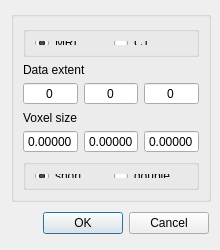
<?xml version="1.0" encoding="UTF-8"?>
<ui version="4.0">
 <class>DataDimension</class>
 <widget class="QDialog" name="DataDimension">
  <property name="geometry">
   <rect>
    <x>0</x>
    <y>0</y>
    <width>220</width>
    <height>250</height>
   </rect>
  </property>
  <property name="minimumSize">
   <size>
    <width>220</width>
    <height>250</height>
   </size>
  </property>
  <property name="maximumSize">
   <size>
    <width>220</width>
    <height>250</height>
   </size>
  </property>
  <property name="windowTitle">
   <string>DataDimension</string>
  </property>
  <property name="windowIcon">
   <iconset resource="imageregistration.qrc">
    <normaloff>:/Icon/icon/Screenshot.png</normaloff>:/Icon/icon/Screenshot.png</iconset>
  </property>
  <layout class="QGridLayout" name="gridLayout_2">
   <item row="0" column="0">
    <widget class="QGroupBox" name="SurfaceGroupBox">
     <property name="sizePolicy">
      <sizepolicy hsizetype="Fixed" vsizetype="Fixed">
       <horstretch>0</horstretch>
       <verstretch>0</verstretch>
      </sizepolicy>
     </property>
     <property name="minimumSize">
      <size>
       <width>200</width>
       <height>191</height>
      </size>
     </property>
     <property name="maximumSize">
      <size>
       <width>200</width>
       <height>191</height>
      </size>
     </property>
     <property name="autoFillBackground">
      <bool>true</bool>
     </property>
     <property name="styleSheet">
      <string notr="true"/>
     </property>
     <property name="title">
      <string/>
     </property>
     <layout class="QGridLayout" name="gridLayout">
      <item row="0" column="0">
       <widget class="QGroupBox" name="groupBox_7">
        <property name="title">
         <string/>
        </property>
        <layout class="QGridLayout" name="gridLayout_9">
         <item row="0" column="0">
          <widget class="QRadioButton" name="MRI">
           <property name="cursor">
            <cursorShape>PointingHandCursor</cursorShape>
           </property>
           <property name="text">
            <string>MRI</string>
           </property>
           <property name="checked">
            <bool>true</bool>
           </property>
          </widget>
         </item>
         <item row="0" column="1">
          <widget class="QRadioButton" name="CT">
           <property name="cursor">
            <cursorShape>PointingHandCursor</cursorShape>
           </property>
           <property name="text">
            <string>CT</string>
           </property>
           <property name="checked">
            <bool>false</bool>
           </property>
          </widget>
         </item>
        </layout>
       </widget>
      </item>
      <item row="1" column="0">
       <widget class="QLabel" name="labelDE1_2">
        <property name="maximumSize">
         <size>
          <width>176</width>
          <height>13</height>
         </size>
        </property>
        <property name="text">
         <string>Data extent</string>
        </property>
       </widget>
      </item>
      <item row="3" column="0">
       <widget class="QLabel" name="labelDE1_3">
        <property name="maximumSize">
         <size>
          <width>176</width>
          <height>13</height>
         </size>
        </property>
        <property name="text">
         <string>Voxel size</string>
        </property>
       </widget>
      </item>
      <item row="2" column="0">
       <layout class="QHBoxLayout" name="horizontalLayout_7">
        <item>
         <widget class="QSpinBox" name="DataX">
          <property name="alignment">
           <set>Qt::AlignCenter</set>
          </property>
          <property name="buttonSymbols">
           <enum>QAbstractSpinBox::NoButtons</enum>
          </property>
          <property name="maximum">
           <number>100000</number>
          </property>
         </widget>
        </item>
        <item>
         <widget class="QSpinBox" name="DataY">
          <property name="alignment">
           <set>Qt::AlignCenter</set>
          </property>
          <property name="buttonSymbols">
           <enum>QAbstractSpinBox::NoButtons</enum>
          </property>
          <property name="maximum">
           <number>100000</number>
          </property>
         </widget>
        </item>
        <item>
         <widget class="QSpinBox" name="DataZ">
          <property name="alignment">
           <set>Qt::AlignCenter</set>
          </property>
          <property name="buttonSymbols">
           <enum>QAbstractSpinBox::NoButtons</enum>
          </property>
          <property name="minimum">
           <number>0</number>
          </property>
          <property name="maximum">
           <number>100000</number>
          </property>
          <property name="value">
           <number>0</number>
          </property>
         </widget>
        </item>
       </layout>
      </item>
      <item row="4" column="0">
       <layout class="QHBoxLayout" name="horizontalLayout_2">
        <item>
         <widget class="QDoubleSpinBox" name="VoxelSize_x">
          <property name="minimumSize">
           <size>
            <width>54</width>
            <height>23</height>
           </size>
          </property>
          <property name="maximumSize">
           <size>
            <width>16777215</width>
            <height>16777215</height>
           </size>
          </property>
          <property name="alignment">
           <set>Qt::AlignCenter</set>
          </property>
          <property name="buttonSymbols">
           <enum>QAbstractSpinBox::NoButtons</enum>
          </property>
          <property name="decimals">
           <number>5</number>
          </property>
         </widget>
        </item>
        <item>
         <widget class="QDoubleSpinBox" name="VoxelSize_y">
          <property name="minimumSize">
           <size>
            <width>54</width>
            <height>23</height>
           </size>
          </property>
          <property name="maximumSize">
           <size>
            <width>16777215</width>
            <height>16777215</height>
           </size>
          </property>
          <property name="alignment">
           <set>Qt::AlignCenter</set>
          </property>
          <property name="buttonSymbols">
           <enum>QAbstractSpinBox::NoButtons</enum>
          </property>
          <property name="decimals">
           <number>5</number>
          </property>
         </widget>
        </item>
        <item>
         <widget class="QDoubleSpinBox" name="VoxelSize_z">
          <property name="minimumSize">
           <size>
            <width>54</width>
            <height>23</height>
           </size>
          </property>
          <property name="maximumSize">
           <size>
            <width>16777215</width>
            <height>16777215</height>
           </size>
          </property>
          <property name="alignment">
           <set>Qt::AlignCenter</set>
          </property>
          <property name="buttonSymbols">
           <enum>QAbstractSpinBox::NoButtons</enum>
          </property>
          <property name="decimals">
           <number>5</number>
          </property>
         </widget>
        </item>
       </layout>
      </item>
      <item row="5" column="0">
       <widget class="QGroupBox" name="groupBox_8">
        <property name="title">
         <string/>
        </property>
        <layout class="QGridLayout" name="gridLayout_4">
         <item row="0" column="0">
          <widget class="QRadioButton" name="Short">
           <property name="cursor">
            <cursorShape>PointingHandCursor</cursorShape>
           </property>
           <property name="text">
            <string>short</string>
           </property>
           <property name="checked">
            <bool>true</bool>
           </property>
          </widget>
         </item>
         <item row="0" column="1">
          <widget class="QRadioButton" name="Double">
           <property name="cursor">
            <cursorShape>PointingHandCursor</cursorShape>
           </property>
           <property name="text">
            <string>double</string>
           </property>
          </widget>
         </item>
        </layout>
       </widget>
      </item>
     </layout>
    </widget>
   </item>
   <item row="1" column="0">
    <layout class="QHBoxLayout">
     <property name="spacing">
      <number>6</number>
     </property>
     <property name="margin">
      <number>0</number>
     </property>
     <item>
      <spacer>
       <property name="orientation">
        <enum>Qt::Horizontal</enum>
       </property>
       <property name="sizeHint" stdset="0">
        <size>
         <width>131</width>
         <height>31</height>
        </size>
       </property>
      </spacer>
     </item>
     <item>
      <widget class="QPushButton" name="okButton">
       <property name="cursor">
        <cursorShape>PointingHandCursor</cursorShape>
       </property>
       <property name="text">
        <string>OK</string>
       </property>
      </widget>
     </item>
     <item>
      <widget class="QPushButton" name="cancelButton">
       <property name="cursor">
        <cursorShape>PointingHandCursor</cursorShape>
       </property>
       <property name="text">
        <string>Cancel</string>
       </property>
      </widget>
     </item>
    </layout>
   </item>
  </layout>
 </widget>
 <resources>
  <include location="imageregistration.qrc"/>
 </resources>
 <connections>
  <connection>
   <sender>okButton</sender>
   <signal>clicked()</signal>
   <receiver>DataDimension</receiver>
   <slot>accept()</slot>
   <hints>
    <hint type="sourcelabel">
     <x>278</x>
     <y>253</y>
    </hint>
    <hint type="destinationlabel">
     <x>96</x>
     <y>254</y>
    </hint>
   </hints>
  </connection>
  <connection>
   <sender>cancelButton</sender>
   <signal>clicked()</signal>
   <receiver>DataDimension</receiver>
   <slot>reject()</slot>
   <hints>
    <hint type="sourcelabel">
     <x>369</x>
     <y>253</y>
    </hint>
    <hint type="destinationlabel">
     <x>179</x>
     <y>282</y>
    </hint>
   </hints>
  </connection>
 </connections>
</ui>
